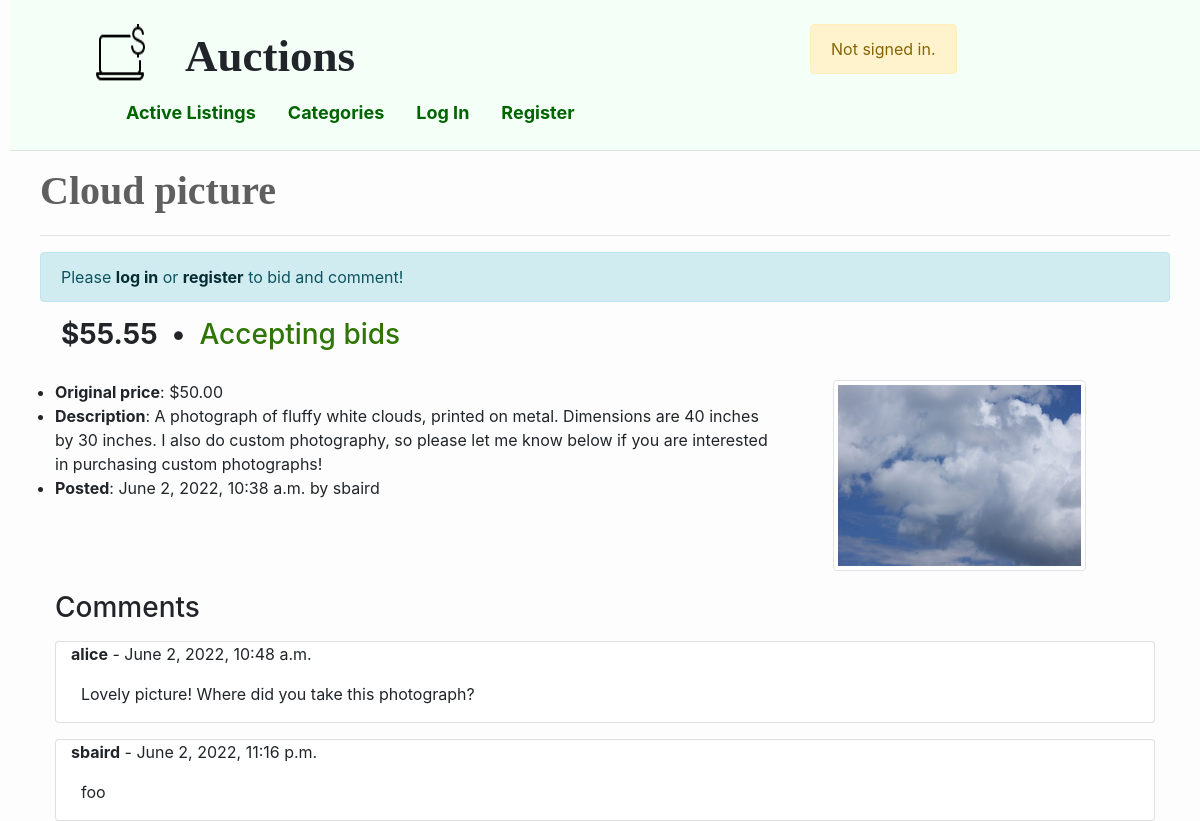
Screenshot of /listing/7 with the database file from the repository.
### auctions/models.py (models this page shows, shortened)
class Listing(models.Model):
    title = models.CharField(max_length=80)
    description = models.TextField(max_length=1000)
    start_price = models.DecimalField(max_digits=MAX_PRICE_DIGITS,
        validators=[MaxValueValidator(MAX_PRICE), MinValueValidator(0)],
        decimal_places=2, null=True, verbose_name="Start price (USD):")
    current_bid = models.OneToOneField('Bid', null=True,
        on_delete=models.CASCADE, related_name="top_bid")
    image = models.ImageField(upload_to="images", blank=True, verbose_name="Image (optional)")
    category = models.CharField(
        choices=Category.choices, max_length=50, blank=True, verbose_name="Category (optional)")
    is_active = models.BooleanField(default=True)
    poster = models.ForeignKey(
        User, on_delete=models.CASCADE, related_name="postings", null=True)
    datetime = models.DateTimeField(auto_now_add=True, null=True)
    comments = models.ManyToManyField(
        'Comment', blank=True, related_name="comment_listing")

class Bid(models.Model):
    listing = models.ForeignKey(Listing, on_delete=models.CASCADE, null=True)
    bid = models.DecimalField(max_digits=MAX_PRICE_DIGITS,
        validators=[MaxValueValidator(MAX_PRICE), MinValueValidator(0)],
        decimal_places=2, verbose_name='Bid: $', null=True)
    bidder = models.ForeignKey(User, on_delete=models.CASCADE, null=True)
    datetime = models.DateTimeField(auto_now_add=True, null=True)

class User(AbstractUser):
    watchlist = models.ManyToManyField('Listing', blank=True,
        related_name="watchlisters")
    bids = models.ManyToManyField('Bid', blank=True, related_name="bidders")

class Comment(models.Model):
    listing = models.ForeignKey(
        Listing, on_delete=models.CASCADE, related_name="listing_comments", null=True)
    text = models.TextField(verbose_name="Comment", max_length=500, blank=False, null=True)
    commenter = models.ForeignKey(
        User, on_delete=models.CASCADE, null=True, related_name="comments")
    datetime = models.DateTimeField(auto_now_add=True, null=True)

### auctions/views.py (the view)
# urls.py: path("listing/<int:listing_id>", views.listing_view, name="listing"),
def listing_view(request, listing_id):
    listing = Listing.objects.get(id=listing_id)
    if request.method == "GET":
        return render_listing(request, listing, None)
    else:
        update_watchlist(request, listing)
        message = place_bid(request, listing)
        post_comment(request, listing)
        close_auction(request, listing)
        return render_listing(request, listing, message)

### auctions/forms.py (called while the page is built)
def add_bootstrap(form):
    for visible in form.visible_fields():
        visible.field.widget.attrs['class'] = 'form-control'

### auctions/views.py (called while the page is built)
def render_listing(request, listing, message):
    on_watchlist = False
    if request.user.is_authenticated:
        on_watchlist = listing in request.user.watchlist.all()
    return render(request, "auctions/listing.html", {
            "listing": listing,
            "message": message,
            "on_watchlist": on_watchlist,
            "bid_form": BidForm(),
            "comment_form": CommentForm(),
            "comments": listing.comments.all()
        })

### auctions/templates/auctions/listing.html (shortened to what this page needs)
{% extends "auctions/layout.html" %}
{% block body %}
    <h2>{{ listing.title }}</h2>
    <hr>
    {% if not user.is_authenticated %}
      <div class="alert alert-info" role="alert">
        Please <a href="{% url 'login' %}" class="alert-link">log in</a>
        or <a href="{% url 'register' %}" class="alert-link">register</a>
        to bid and comment!
      </div>
    {% endif %}
    <div id="listing-heading">
      {% if listing.current_bid %}
        <h3><strong>${{ listing.current_bid.bid }}</strong></h3>
      {% else %}
        <h3><strong>${{ listing.start_price }}</strong></h3>
      {% endif %}
      <h3>•</h3>
      <div>
        {% if listing.is_active %}
        <h3 id="auction-active-text">Accepting bids</h3>
      {% else %}
        <h3 id="auction-closed-text">Auction has closed</h3>
      {% endif %}
      </div>
    </div>
    <div class="container">
      <div class="row">
        <ul class="col-8">
          <li><b>Original price</b>: ${{ listing.start_price }}</li>
          <li><b>Description</b>: {{ listing.description }}</li>
          <li><b>Posted</b>: {{ listing.datetime }} by {{ listing.poster }}</li>
        </ul>
        <div class="listing-image col-lg-3">
          {% if listing.image %}
            <img src="{{ listing.image.url }}" alt="{{ listing.title }}" class="img-thumbnail">
          {% endif %}
        </div>
      </div>
      <h3> Comments </h3>
      {% for comment in comments %}
        <div class="container card mt-3">
          <p><strong>{{ comment.commenter }}</strong> - {{comment.datetime }}</p>
            <p id="comment-text">{{ comment.text }}</p>
        </div>
      {% empty %}
        <p>No comments.</p>
      {% endfor %}
    </div>
{% endblock %}

### auctions/templates/auctions/layout.html (shortened to what this page needs)
{% load static %}
<!DOCTYPE html>
<html lang="en">
  <head>
    <link rel="stylesheet" href="https://stackpath.bootstrapcdn.com/bootstrap/4.4.1/css/bootstrap.min.css">
    <link href="{% static 'auctions/styles.css' %}" rel="stylesheet">
  </head>
  <body>
    <div id="top-bar">
      <br>
      <div class="container">
        <div class="row justify-content-between">
            <div class="col-4 d-flex justify-content-center">
              <img class="logo" src="/static/auctions/logo.png" alt="auctions logo">
              <h1 id="site-name">Auctions</h1>
            </div>
            <div class="col-4 flex justify-content-center">
              {% if user.is_authenticated %}
                <div class="alert alert-primary d-inline-block" role="alert">
                  Signed in as <strong>{{ user.username }}</strong>.
                </div>
              {% else %}
                <div class="alert alert-warning d-inline-block role="alert">
                  Not signed in.
                </div>
              {% endif %}
            </div>
        </div>
      </div>
      <ul class="nav">
        <li class="nav-item">
            <a class="nav-link" href="{% url 'index' %}">Active Listings</a>
        </li>
        <li class="nav-item">
            <a class="nav-link" href="{% url 'categories' %}">Categories</a>
        </li>
        {% if user.is_authenticated %}
          <li>
            <a class="nav-link" href="{% url 'create_listing' %}">Create Listing</a>
          </li>
          <li>
            <a class="nav-link" href="{% url 'watchlist' %}">Watchlist</a>
          </li>
          <li class="nav-item">
            <a class="nav-link" href="{% url 'logout' %}">Log Out</a>
          </li>
        {% else %}
          <li class="nav-item">
            <a class="nav-link" href="{% url 'login' %}">Log In</a>
          </li>
          <li class="nav-item">
            <a class="nav-link" href="{% url 'register' %}">Register</a>
          </li>
        {% endif %}
      </ul>
      <hr>
    </div>
    <div id="main-content">
      {% block body %}
      {% endblock %}
    </div>
  </body>
</html>

### auctions/static/auctions/styles.css (style rules this page uses)
body { padding-left: 10px; background-color: rgb(253, 253, 253); }
#main-content { padding-left: 30px; padding-right: 30px; }
.nav { margin-left: 100px }
.nav-link { font-size: large; font-weight: bold; color: darkgreen; }
#top-bar { background-color: rgb(244, 255, 247); }
a { color: darkgreen; }
h2 { font-family:'Playfair', 'Didot', 'Georgia', serif; font-weight: bold; font-size: 40px; color: rgb(95, 95, 95); margin-bottom: 20px; }
#site-name { font-family:'Playfair', 'Didot', 'Georgia', serif; font-weight: bold; font-size: 45px; padding-top: 5px }
.logo { padding-right: 40px; }
#listing-heading { margin-bottom: 20px; margin-left: 15px; }
#listing-heading * { display: inline-block; vertical-align: top; margin-inline: 3px; }
#auction-active-text { color: rgb(46, 117, 4); }
.listing-image { margin-bottom: 20px; margin-left: 25px; }
#comment-text { margin-left: 10px; }

### rows the page displays
Listing: title "Cloud picture", current_bid.bid "55.55", start_price "50.00", description "A photograph of fluffy white clouds, printed on metal. Dimensions are 40 inches by 30 inches. I also do custom photography, so please let me know below if you are interested in purchasing custom photographs!", datetime "June 2, 2022, 10:38 a.m.", poster "sbaird", image (picture)
Comment: commenter "alice", datetime "June 2, 2022, 10:48 a.m.", text "Lovely picture! Where did you take this photograph?"
Comment: commenter "sbaird", datetime "June 2, 2022, 11:16 p.m.", text "foo"
